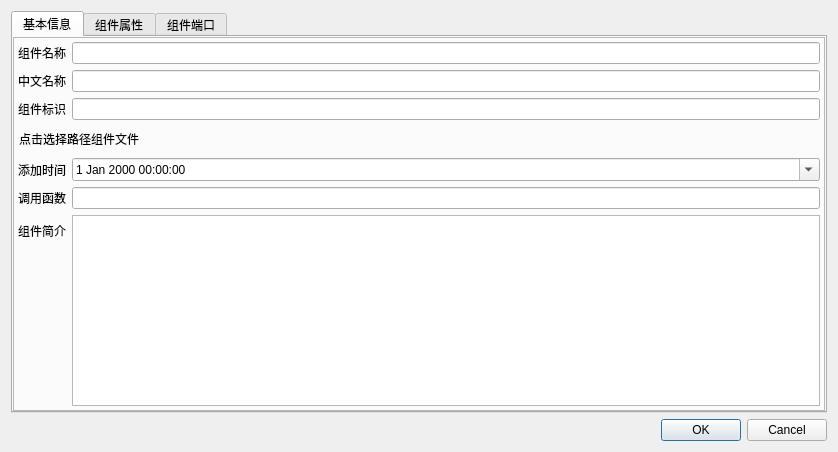
<?xml version="1.0" encoding="UTF-8"?>
<ui version="4.0">
 <class>Component_info_dialog</class>
 <widget class="QDialog" name="Component_info_dialog">
  <property name="geometry">
   <rect>
    <x>0</x>
    <y>0</y>
    <width>838</width>
    <height>452</height>
   </rect>
  </property>
  <property name="windowTitle">
   <string>组件参数配置</string>
  </property>
  <layout class="QGridLayout" name="gridLayout">
   <item row="0" column="0">
    <widget class="QTabWidget" name="tabWidget">
     <property name="currentIndex">
      <number>0</number>
     </property>
     <widget class="QWidget" name="tab">
      <attribute name="title">
       <string>基本信息</string>
      </attribute>
      <layout class="QVBoxLayout" name="verticalLayout_2">
       <property name="spacing">
        <number>0</number>
       </property>
       <property name="leftMargin">
        <number>0</number>
       </property>
       <property name="topMargin">
        <number>0</number>
       </property>
       <property name="rightMargin">
        <number>0</number>
       </property>
       <property name="bottomMargin">
        <number>0</number>
       </property>
       <item>
        <widget class="QFrame" name="frame">
         <property name="frameShape">
          <enum>QFrame::StyledPanel</enum>
         </property>
         <property name="frameShadow">
          <enum>QFrame::Raised</enum>
         </property>
         <layout class="QFormLayout" name="formLayout_2">
          <property name="horizontalSpacing">
           <number>6</number>
          </property>
          <property name="verticalSpacing">
           <number>6</number>
          </property>
          <property name="leftMargin">
           <number>4</number>
          </property>
          <property name="topMargin">
           <number>4</number>
          </property>
          <property name="rightMargin">
           <number>4</number>
          </property>
          <property name="bottomMargin">
           <number>4</number>
          </property>
          <item row="0" column="0">
           <widget class="QLabel" name="label">
            <property name="text">
             <string>组件名称</string>
            </property>
           </widget>
          </item>
          <item row="0" column="1">
           <widget class="QLineEdit" name="lineEdit_name"/>
          </item>
          <item row="1" column="0">
           <widget class="QLabel" name="label_2">
            <property name="text">
             <string>中文名称</string>
            </property>
           </widget>
          </item>
          <item row="1" column="1">
           <widget class="QLineEdit" name="lineEdit_c_name"/>
          </item>
          <item row="2" column="0">
           <widget class="QLabel" name="label_3">
            <property name="text">
             <string>组件标识</string>
            </property>
           </widget>
          </item>
          <item row="2" column="1">
           <widget class="QLineEdit" name="lineEdit_sign"/>
          </item>
          <item row="3" column="0" colspan="2">
           <widget class="QPushButton" name="pushButton_Path">
            <property name="styleSheet">
             <string notr="true">text-align: left;</string>
            </property>
            <property name="text">
             <string>点击选择路径组件文件</string>
            </property>
            <property name="icon">
             <iconset resource="../../Res/res.qrc">
              <normaloff>:/img/path.png</normaloff>:/img/path.png</iconset>
            </property>
            <property name="autoDefault">
             <bool>false</bool>
            </property>
            <property name="default">
             <bool>false</bool>
            </property>
            <property name="flat">
             <bool>true</bool>
            </property>
           </widget>
          </item>
          <item row="4" column="0">
           <widget class="QLabel" name="label_4">
            <property name="text">
             <string>添加时间</string>
            </property>
           </widget>
          </item>
          <item row="5" column="0">
           <widget class="QLabel" name="label_10">
            <property name="text">
             <string>调用函数</string>
            </property>
           </widget>
          </item>
          <item row="5" column="1">
           <widget class="QLineEdit" name="lineEdit_function"/>
          </item>
          <item row="6" column="0">
           <widget class="QLabel" name="label_5">
            <property name="text">
             <string>组件简介</string>
            </property>
           </widget>
          </item>
          <item row="6" column="1">
           <widget class="QTextEdit" name="textEdit_introduction"/>
          </item>
          <item row="4" column="1">
           <widget class="QDateTimeEdit" name="dateTimeEdit">
            <property name="enabled">
             <bool>true</bool>
            </property>
            <property name="wrapping">
             <bool>false</bool>
            </property>
            <property name="calendarPopup">
             <bool>true</bool>
            </property>
           </widget>
          </item>
         </layout>
        </widget>
       </item>
      </layout>
     </widget>
     <widget class="QWidget" name="tab_2">
      <attribute name="title">
       <string>组件属性</string>
      </attribute>
      <layout class="QFormLayout" name="formLayout_3">
       <property name="horizontalSpacing">
        <number>0</number>
       </property>
       <property name="leftMargin">
        <number>0</number>
       </property>
       <property name="topMargin">
        <number>0</number>
       </property>
       <property name="rightMargin">
        <number>0</number>
       </property>
       <property name="bottomMargin">
        <number>0</number>
       </property>
       <item row="0" column="0">
        <widget class="QWidget" name="widget" native="true">
         <property name="sizePolicy">
          <sizepolicy hsizetype="Preferred" vsizetype="Preferred">
           <horstretch>2</horstretch>
           <verstretch>2</verstretch>
          </sizepolicy>
         </property>
         <property name="sizeIncrement">
          <size>
           <width>12</width>
           <height>0</height>
          </size>
         </property>
        </widget>
       </item>
       <item row="0" column="1">
        <widget class="QWidget" name="widget_2" native="true">
         <layout class="QHBoxLayout" name="horizontalLayout" stretch="2,3">
          <property name="leftMargin">
           <number>4</number>
          </property>
          <property name="topMargin">
           <number>4</number>
          </property>
          <property name="rightMargin">
           <number>4</number>
          </property>
          <property name="bottomMargin">
           <number>4</number>
          </property>
          <item>
           <widget class="QWidget" name="widget_3" native="true">
            <layout class="QGridLayout" name="gridLayout_2">
             <property name="leftMargin">
              <number>0</number>
             </property>
             <property name="topMargin">
              <number>0</number>
             </property>
             <property name="rightMargin">
              <number>0</number>
             </property>
             <property name="bottomMargin">
              <number>0</number>
             </property>
             <property name="horizontalSpacing">
              <number>0</number>
             </property>
             <item row="1" column="0">
              <widget class="QListWidget" name="listWidget"/>
             </item>
             <item row="0" column="0">
              <widget class="QLabel" name="label_6">
               <property name="layoutDirection">
                <enum>Qt::LeftToRight</enum>
               </property>
               <property name="text">
                <string>属性列表</string>
               </property>
              </widget>
             </item>
            </layout>
           </widget>
          </item>
          <item>
           <widget class="QWidget" name="widget_4" native="true">
            <layout class="QGridLayout" name="gridLayout_3">
             <property name="leftMargin">
              <number>0</number>
             </property>
             <property name="topMargin">
              <number>0</number>
             </property>
             <property name="rightMargin">
              <number>0</number>
             </property>
             <property name="bottomMargin">
              <number>0</number>
             </property>
             <property name="horizontalSpacing">
              <number>0</number>
             </property>
             <item row="1" column="0">
              <widget class="QWidget" name="widget_edit" native="true">
               <layout class="QVBoxLayout" name="verticalLayout">
                <property name="leftMargin">
                 <number>0</number>
                </property>
                <property name="topMargin">
                 <number>0</number>
                </property>
                <property name="rightMargin">
                 <number>0</number>
                </property>
                <property name="bottomMargin">
                 <number>0</number>
                </property>
                <item>
                 <widget class="QLabel" name="label_7">
                  <property name="text">
                   <string>属性内容编辑窗口</string>
                  </property>
                 </widget>
                </item>
                <item>
                 <widget class="QWidget" name="widget_edit_2" native="true"/>
                </item>
                <item>
                 <widget class="QPushButton" name="pushButton_save">
                  <property name="text">
                   <string>保存编辑窗口信息</string>
                  </property>
                 </widget>
                </item>
                <item>
                 <widget class="QPushButton" name="pushButton_delete">
                  <property name="text">
                   <string>删除当前选中属性</string>
                  </property>
                 </widget>
                </item>
               </layout>
              </widget>
             </item>
            </layout>
           </widget>
          </item>
         </layout>
        </widget>
       </item>
      </layout>
     </widget>
     <widget class="QWidget" name="tab_3">
      <attribute name="title">
       <string>组件端口</string>
      </attribute>
      <layout class="QHBoxLayout" name="horizontalLayout_2" stretch="2,3">
       <property name="leftMargin">
        <number>0</number>
       </property>
       <property name="topMargin">
        <number>0</number>
       </property>
       <property name="rightMargin">
        <number>0</number>
       </property>
       <property name="bottomMargin">
        <number>0</number>
       </property>
       <item>
        <widget class="QWidget" name="widget_5" native="true">
         <layout class="QGridLayout" name="gridLayout_4" rowstretch="0,0">
          <property name="leftMargin">
           <number>4</number>
          </property>
          <property name="topMargin">
           <number>4</number>
          </property>
          <property name="rightMargin">
           <number>4</number>
          </property>
          <property name="bottomMargin">
           <number>6</number>
          </property>
          <property name="horizontalSpacing">
           <number>2</number>
          </property>
          <property name="verticalSpacing">
           <number>3</number>
          </property>
          <item row="0" column="0">
           <widget class="QLabel" name="label_8">
            <property name="text">
             <string>端口列表</string>
            </property>
           </widget>
          </item>
          <item row="1" column="0">
           <widget class="QListWidget" name="listWidget_2"/>
          </item>
         </layout>
        </widget>
       </item>
       <item>
        <widget class="QWidget" name="widget_6" native="true">
         <layout class="QGridLayout" name="gridLayout_5">
          <property name="leftMargin">
           <number>5</number>
          </property>
          <property name="topMargin">
           <number>2</number>
          </property>
          <property name="rightMargin">
           <number>0</number>
          </property>
          <property name="bottomMargin">
           <number>0</number>
          </property>
          <property name="horizontalSpacing">
           <number>0</number>
          </property>
          <property name="verticalSpacing">
           <number>4</number>
          </property>
          <item row="0" column="0">
           <widget class="QLabel" name="label_9">
            <property name="text">
             <string>端口参数编辑窗口</string>
            </property>
           </widget>
          </item>
          <item row="2" column="0">
           <widget class="QPushButton" name="pushButton_p_s">
            <property name="text">
             <string>保存参数信息</string>
            </property>
           </widget>
          </item>
          <item row="3" column="0">
           <widget class="QPushButton" name="pushButton_p_d">
            <property name="text">
             <string>删除选中端口</string>
            </property>
           </widget>
          </item>
          <item row="1" column="0">
           <widget class="QWidget" name="widget_p_edit" native="true"/>
          </item>
         </layout>
        </widget>
       </item>
      </layout>
     </widget>
    </widget>
   </item>
   <item row="1" column="0">
    <widget class="QDialogButtonBox" name="buttonBox">
     <property name="standardButtons">
      <set>QDialogButtonBox::Cancel|QDialogButtonBox::Ok</set>
     </property>
    </widget>
   </item>
  </layout>
 </widget>
 <resources>
  <include location="../../Res/res.qrc"/>
 </resources>
 <connections/>
</ui>
